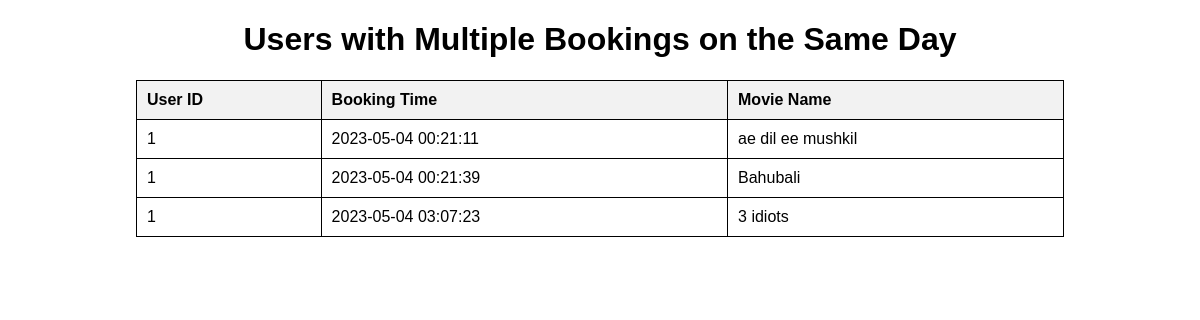
Screenshot of /movies_ratings.php with the database file from the repository.
### tables this page shows
CREATE TABLE `booking` (
  `booking_id` int(10) NOT NULL,
  `booking_booked_seats` varchar(255) NOT NULL,
  `booking_user_id` int(11) NOT NULL,
  `booking_movie_name` varchar(250) NOT NULL,
  `booking_show_time` varchar(250) NOT NULL,
  `booking_time` timestamp NOT NULL DEFAULT current_timestamp() ON UPDATE current_timestamp(),
  `booking_is_cancel` int(11) NOT NULL DEFAULT 0
);

### movies_ratings.php (the view, shortened to what this page needs)
<?php
$servername = "localhost";
$username = "root";
$password = "";
$dbname = "movie_database";
$conn = new mysqli($servername, $username, $password, $dbname);
$sql = "
    SELECT b1.booking_user_id, b1.booking_time, b1.booking_movie_name
    FROM booking b1
    WHERE EXISTS (
        SELECT 1
        FROM booking b2
        WHERE b2.booking_user_id = b1.booking_user_id
        AND DATE(b2.booking_time) = DATE(b1.booking_time)
        AND b2.booking_id != b1.booking_id
    );
";
$result = $conn->query($sql);
?>
<!DOCTYPE html>
<html lang="en">
<head>
</head>
<body>
    <h1 style="text-align: center;">Users with Multiple Bookings on the Same Day</h1>
    <?php
    if ($result && $result->num_rows > 0) {
        echo "<table>";
        echo "<tr><th>User ID</th><th>Booking Time</th><th>Movie Name</th></tr>";
        while ($row = $result->fetch_assoc()) {
            echo "<tr><td>" . htmlspecialchars($row['booking_user_id']) . "</td><td>" . htmlspecialchars($row['booking_time']) . "</td><td>" . htmlspecialchars($row['booking_movie_name']) . "</td></tr>";
        }
        echo "</table>";
    } else {
        echo "<p style='text-align: center;'>No users found with multiple bookings on the same day.</p>";
    }
    ?>
</body>
</html>

### movies_ratings.php (style rules this page uses)
body { font-family: Arial, sans-serif; margin: 20px; }
table { width: 80%; border-collapse: collapse; margin: 20px auto; }
table, th, td { border: 1px solid black; }
th, td { padding: 10px; text-align: left; }
th { background-color: #f2f2f2; }

### rows the page displays
booking: booking_user "1", booking_time "2023-05-04 00:21:11", booking_movie_name "ae dil ee mushkil"
booking: booking_user "1", booking_time "2023-05-04 00:21:39", booking_movie_name "Bahubali"
booking: booking_user "1", booking_time "2023-05-04 03:07:23", booking_movie_name "3 idiots"
